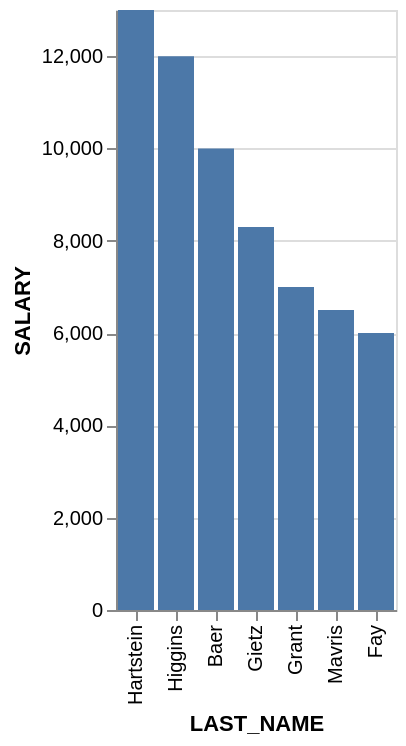

Describe this chart as a Vega-Lite specification.
### Vega-Lite specification from a JSON file in a GitHub repository (floating-point values rounded to 4 significant figures)
{"data": {"values": [{"x_data": "Hartstein", "y_data": 13000}, {"x_data": "Higgins", "y_data": 12000}, {"x_data": "Baer", "y_data": 10000}, {"x_data": "Gietz", "y_data": 8300}, {"x_data": "Grant", "y_data": 7000}, {"x_data": "Mavris", "y_data": 6500}, {"x_data": "Fay", "y_data": 6000}]}, "mark": "bar", "encoding": {"x": {"field": "x_data", "type": "nominal", "title": "LAST_NAME", "sort": {"op": "sum", "field": "y_data", "order": "descending"}}, "y": {"field": "y_data", "type": "quantitative", "title": "SALARY"}}}
